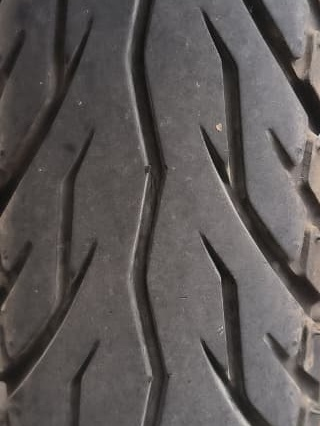
#> input picture dataset/raw/ban(bagus)/ban_bagus_101.jpg, 320 x 426 px
$ python -i features.py   (imports and definitions only)   (older library calls are emulated)
#> lines starting #> are read from the running program, lines starting #| are printed output that depends on the picture
"""TAHAP 3 KDD - Transformation: ekstraksi fitur (LBP, arah garis, GLCM, tepi)."""
from pathlib import Path

import cv2
import numpy as np
import pandas as pd
from skimage.feature import local_binary_pattern, graycomatrix, graycoprops

import config as C

LBP256_COLS = [f"lbp256_{i}" for i in range(256)]
LBPMS_COLS = [f"lbpms_{i}" for i in range(sum(p + 2 for p, _ in C.LBP_MS))]
DIR_COLS = ["dir_edge", "dir_vert", "dir_diagr", "dir_horiz", "dir_diagl"]
GLCM_COLS = ["glcm_contrast", "glcm_homog", "glcm_energy", "glcm_corr"]
ALL_FEATURE_COLS = LBP256_COLS + LBPMS_COLS + DIR_COLS + GLCM_COLS


def lbp256(gray):
    """LBP dasar 3x3 (P=8,R=1), histogram 256-bin -> seperti jurnal (Pers. 1 & 2)."""
    lbp = local_binary_pattern(gray, 8, 1, method="default")
    h, _ = np.histogram(lbp, bins=256, range=(0, 256))
    return h / h.sum()


def lbp_multiscale(gray):
    """LBP uniform melingkar (P,R) berbeda -> menangkap alur skala besar."""
    feats = []
    for P, R in C.LBP_MS:
        lbp = local_binary_pattern(gray, P, R, method="uniform")
        h, _ = np.histogram(lbp, bins=P + 2, range=(0, P + 2))
        feats.append(h / h.sum())
    return np.concatenate(feats)


def direction_stats(gray):
    """Analogi kode arah jurnal (2=vertikal, 3=diagonal kanan, 4=horizontal, 5=diagonal kiri).
    K(n) = jumlah piksel tepi berarah n / jumlah piksel total (Pers. 3)."""
    edges = cv2.Canny(gray, 60, 150) > 0
    gx = cv2.Sobel(gray, cv2.CV_32F, 1, 0, ksize=3)
    gy = cv2.Sobel(gray, cv2.CV_32F, 0, 1, ksize=3)
    ang = (np.degrees(np.arctan2(gy, gx)) % 180)[edges]
    n = gray.size
    vert = np.sum((ang < 22.5) | (ang >= 157.5))
    diag_r = np.sum((ang >= 22.5) & (ang < 67.5))
    horiz = np.sum((ang >= 67.5) & (ang < 112.5))
    diag_l = np.sum((ang >= 112.5) & (ang < 157.5))
    return np.array([edges.sum() / n, vert / n, diag_r / n, horiz / n, diag_l / n])


def glcm_stats(gray):
    g = (gray // 4).astype(np.uint8)
    m = graycomatrix(g, distances=[1, 3], angles=[0, np.pi / 4, np.pi / 2, 3 * np.pi / 4],
                     levels=64, symmetric=True, normed=True)
    return np.array([graycoprops(m, p).mean()
                     for p in ("contrast", "homogeneity", "energy", "correlation")])


def extract_all(gray):
    """Satu vektor fitur; nama kolom berawalan grup (lbp256_, lbpms_, dir_, glcm_)."""
    a = lbp256(gray)
    b = lbp_multiscale(gray)
    c = direction_stats(gray)
    d = glcm_stats(gray)
    names = (LBP256_COLS + LBPMS_COLS + DIR_COLS + GLCM_COLS)
    return names, np.concatenate([a, b, c, d])


FEATURE_SETS = {
    "A_LBP256 (jurnal)": ["lbp256_"],
    "B_LBP multi-skala": ["lbpms_"],
    "C_LBP-MS + arah": ["lbpms_", "dir_"],
    "D_Lengkap": ["lbpms_", "dir_", "glcm_"],
}


def select_columns(df, prefixes):
    return [c for c in df.columns if any(str(c).startswith(p) for p in prefixes)]


def build_feature_frame(interim_dir=None, splits=None, filter_method="gaussian"):
    """Bangun features.csv dari citra hasil preprocessing.

    interim_dir : folder data/interim (default C.INTERIM_DIR)
    splits      : DataFrame splits.csv (default dibaca dari processed)
    """
    interim_dir = Path(interim_dir) if interim_dir is not None else C.INTERIM_DIR
    if splits is None:
        splits = pd.read_csv(C.PROCESSED_DIR / "splits.csv")

    rows = []
    for i, (_, r) in enumerate(splits.iterrows()):
        name = Path(r["path"]).stem + ".png"
        gray = cv2.imread(str(interim_dir / "gray" / r["split"] / r["label"] / name), 0)
        if gray is None:
            print("gagal baca:", r["path"])
            continue
        names, vec = extract_all(gray)
        rows.append([r["split"], r["label"], name, *vec])
        if (i + 1) % 100 == 0:
            print(f"... {i + 1}/{len(splits)} foto")

    return pd.DataFrame(rows, columns=["split", "label", "file", *names])


def run_feature_extraction():
    C.PROCESSED_DIR.mkdir(parents=True, exist_ok=True)
    out = build_feature_frame()
    out.to_csv(C.PROCESSED_DIR / "features.csv", index=False)
    print("features.csv:", out.shape)
    return out


# [2 lines not run here, left out]

>>> import cv2
>>> picture = cv2.imread('../dataset/raw/ban(bagus)/ban_bagus_101.jpg', cv2.IMREAD_GRAYSCALE)
#> picture: shape (426, 320); min 5, max 215, mean 88.5
>>> result = extract_all(picture)
#> in lbp256, `lbp = local_binary_pattern(gray, 8, 1, method="default")`:
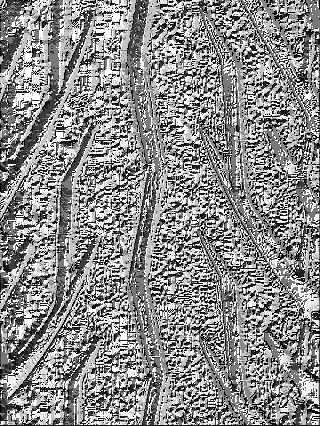
#> lbp: shape (426, 320) float64; min 0, max 255, mean 139.2
#> in lbp256, `h, _ = np.histogram(lbp, bins=256, range=(0, 256))`: h = 256 values, max 11432 at index 255, min 0 at index 43, mean 532.5
#> in extract_all, `a = lbp256(gray)`: a = 256 values, max 0.0839 at index 255, min 0 at index 43, mean 0.00391
#> the loop in lbp_multiscale, `for P, R in C.LBP_MS:` made 3 passes
#> pass 1, in lbp_multiscale, `lbp = local_binary_pattern(gray, P, R, method="uniform")`:
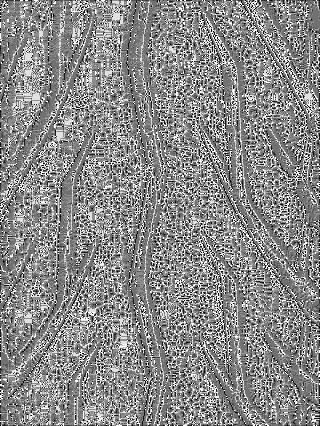
#> lbp: shape (426, 320) float64; min 0, max 9, mean 4.86; drawn with min black and max white
#> pass 3, in lbp_multiscale, `lbp = local_binary_pattern(gray, P, R, method="uniform")`:
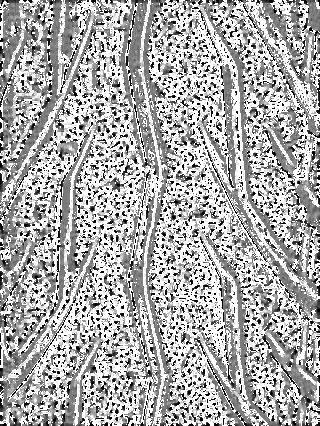
#> lbp: shape (426, 320) float64; min 0, max 25, mean 16.8; drawn with min black and max white
#> after the loop in lbp_multiscale, `for P, R in C.LBP_MS:`: feats = 3 items
#> in extract_all, `b = lbp_multiscale(gray)`: b = 54 values, max 0.356 at index 53, min 0.0134 at index 34, mean 0.0556
#> in direction_stats, `edges = cv2.Canny(gray, 60, 150) > 0`:
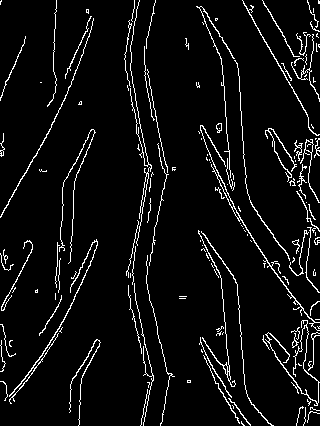
#> edges: shape (426, 320) bool; 5.8% white in thin lines or dots
#> in direction_stats, `gx = cv2.Sobel(gray, cv2.CV_32F, 1, 0, ksize=3)`:
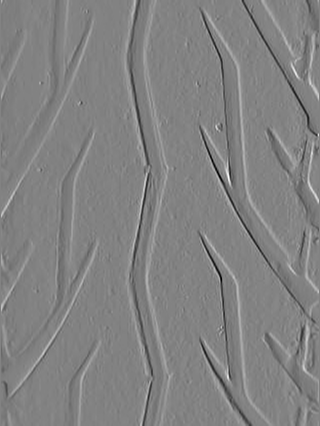
#> gx: shape (426, 320) float32; min -615, max 591, mean 1.1; drawn with min black and max white
#> in direction_stats, `gy = cv2.Sobel(gray, cv2.CV_32F, 0, 1, ksize=3)`:
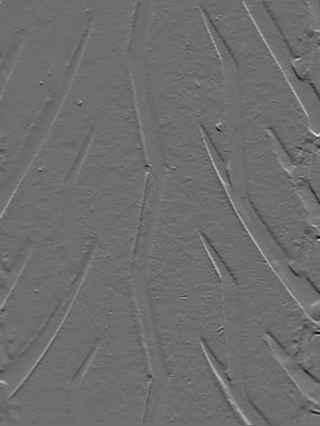
#> gy: shape (426, 320) float32; min -444, max 581, mean 0.2; drawn with min black and max white
#> in direction_stats, `ang = (np.degrees(np.arctan2(gy, gx)) % 180)[edges]`: ang = 7884 values, max 179.8 at index 4584, min 0 at index 0, mean 97.08
#> in direction_stats, `vert = np.sum((ang < 22.5) | (ang >= 157.5))`: vert = 3868
#> in direction_stats, `diag_r = np.sum((ang >= 22.5) & (ang < 67.5))`: diag_r = 1430
#> in direction_stats, `horiz = np.sum((ang >= 67.5) & (ang < 112.5))`: horiz = 333
#> in direction_stats, `diag_l = np.sum((ang >= 112.5) & (ang < 157.5))`: diag_l = 2253
#> in extract_all, `c = direction_stats(gray)`: c = [0.0578, 0.0284, 0.0105, 0.00244, 0.0165]
#> in glcm_stats, `g = (gray // 4).astype(np.uint8)`:
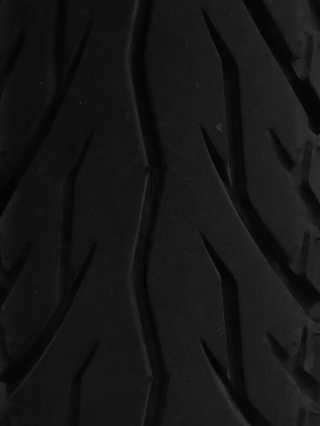
#> g: shape (426, 320); min 1, max 53, mean 21.8
#> in extract_all, `d = glcm_stats(gray)`: d = [11.75, 0.561, 0.0902, 0.915]

$ run again, on dataset/raw/ban(bagus)/ban_bagus_104.jpg
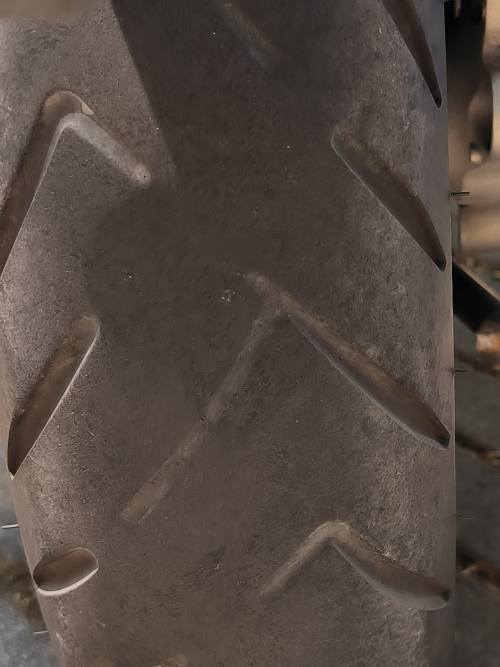
#> input picture dataset/raw/ban(bagus)/ban_bagus_104.jpg, 1000 x 1334 px (shown at 1/2 size)
#> in lbp256, `h, _ = np.histogram(lbp, bins=256, range=(0, 256))`: h = 256 values, max 153020 at index 255, min 3 at index 138, mean 5210.9
#> a = 256 values, max 0.115 at index 255, min 2.25e-06 at index 138, mean 0.00391
#> after the loop in lbp_multiscale, `for P, R in C.LBP_MS:`: feats = 3 items
#> b = 54 values, max 0.51 at index 53, min 0.00835 at index 35, mean 0.0556
#> edges: shape (1334, 1000) bool; 4% white in thin lines or dots
#> in direction_stats, `gy = cv2.Sobel(gray, cv2.CV_32F, 0, 1, ksize=3)`:
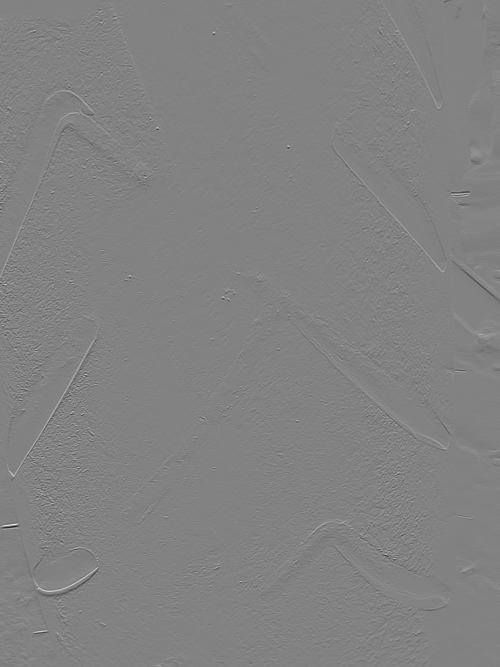
#> gy: shape (1334, 1000) float32 (shown at 1/2 size); min -558, max 538, mean 0.1; drawn with min black and max white
#> vert = 13734
#> diag_r = 17135
#> horiz = 9148
#> diag_l = 13153
#> c = [0.0399, 0.0103, 0.0128, 0.00686, 0.00986]
#> in glcm_stats, `g = (gray // 4).astype(np.uint8)`:
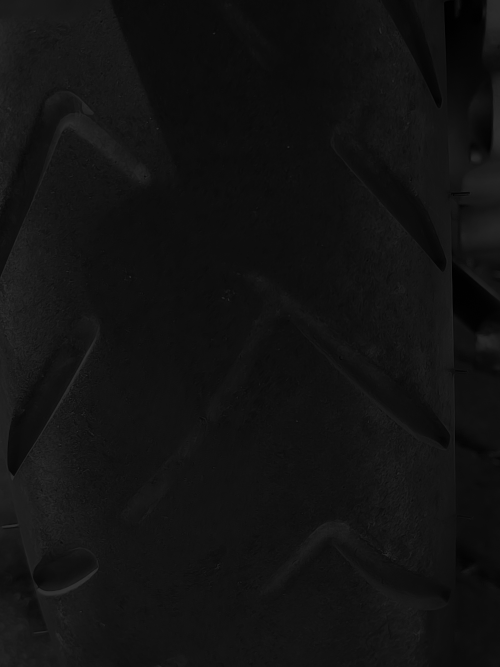
#> g: shape (1334, 1000) (shown at 1/2 size); min 0, max 52, mean 18.1
#> d = [4.13, 0.616, 0.128, 0.933]

$ run again, on dataset/raw/ban(bagus)/ban_bagus_106.jpg
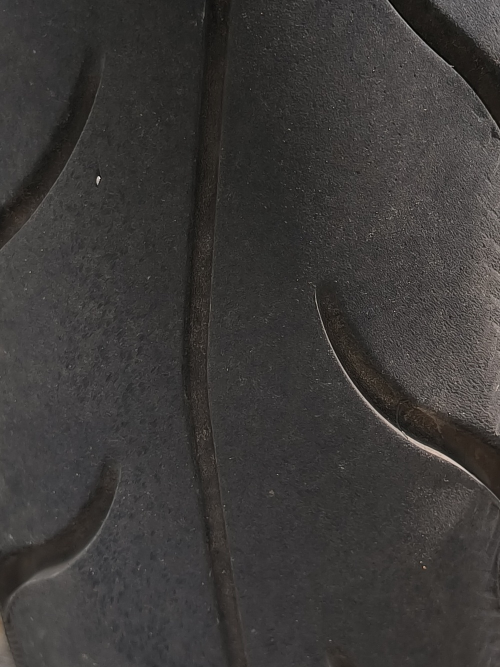
#> input picture dataset/raw/ban(bagus)/ban_bagus_106.jpg, 1000 x 1334 px (shown at 1/2 size)
#> in lbp256, `h, _ = np.histogram(lbp, bins=256, range=(0, 256))`: h = 256 values, max 141735 at index 255, min 1 at index 42, mean 5210.9
#> a = 256 values, max 0.106 at index 255, min 7.5e-07 at index 42, mean 0.00391
#> after the loop in lbp_multiscale, `for P, R in C.LBP_MS:`: feats = 3 items
#> b = 54 values, max 0.506 at index 53, min 0.00711 at index 36, mean 0.0556
#> edges: shape (1334, 1000) bool; 8.6% white in thin lines or dots
#> in direction_stats, `gy = cv2.Sobel(gray, cv2.CV_32F, 0, 1, ksize=3)`:
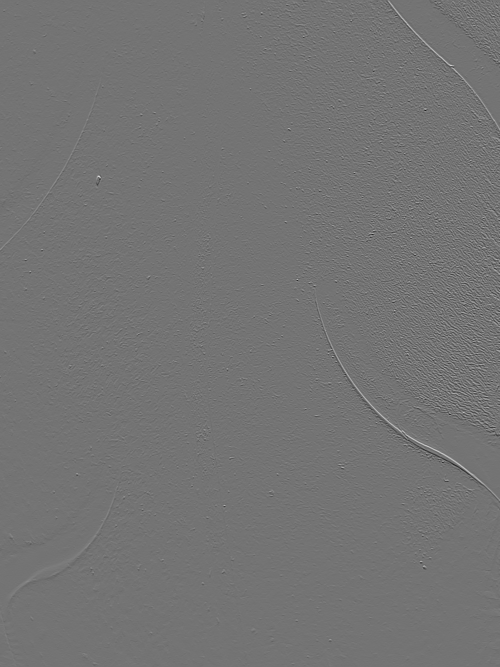
#> gy: shape (1334, 1000) float32 (shown at 1/2 size); min -642, max 770, mean 0.1; drawn with min black and max white
#> vert = 26221
#> diag_r = 19451
#> horiz = 21907
#> diag_l = 47388
#> c = [0.0862, 0.0197, 0.0146, 0.0164, 0.0355]
#> in glcm_stats, `g = (gray // 4).astype(np.uint8)`:
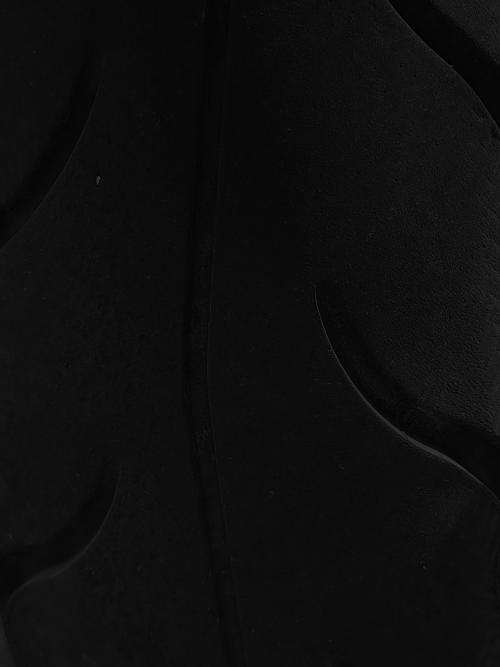
#> g: shape (1334, 1000) (shown at 1/2 size); min 0, max 63, mean 14.2
#> d = [9.83, 0.552, 0.135, 0.757]

$ run again, on dataset/raw/ban(bagus)/ban_bagus_108.jpg
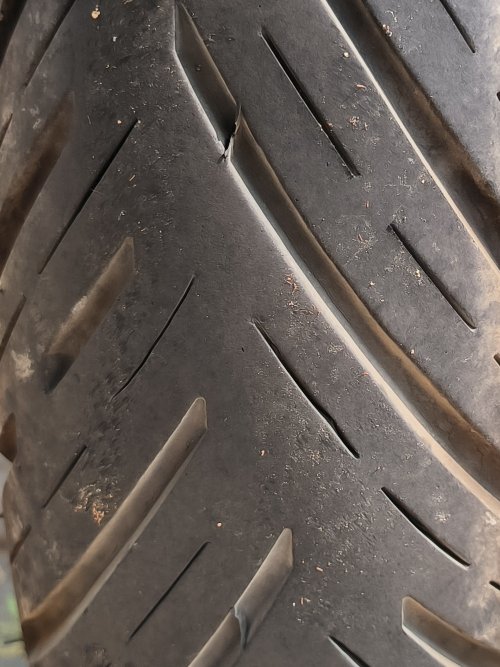
#> input picture dataset/raw/ban(bagus)/ban_bagus_108.jpg, 1000 x 1334 px (shown at 1/2 size)
#> in lbp256, `h, _ = np.histogram(lbp, bins=256, range=(0, 256))`: h = 256 values, max 139718 at index 255, min 4 at index 138, mean 5210.9
#> a = 256 values, max 0.105 at index 255, min 3e-06 at index 138, mean 0.00391
#> after the loop in lbp_multiscale, `for P, R in C.LBP_MS:`: feats = 3 items
#> b = 54 values, max 0.512 at index 53, min 0.00826 at index 35, mean 0.0556
#> edges: shape (1334, 1000) bool; 7.1% white in thin lines or dots
#> vert = 17973
#> diag_r = 21310
#> horiz = 14065
#> diag_l = 40967
#> c = [0.0707, 0.0135, 0.016, 0.0105, 0.0307]
#> in glcm_stats, `g = (gray // 4).astype(np.uint8)`:
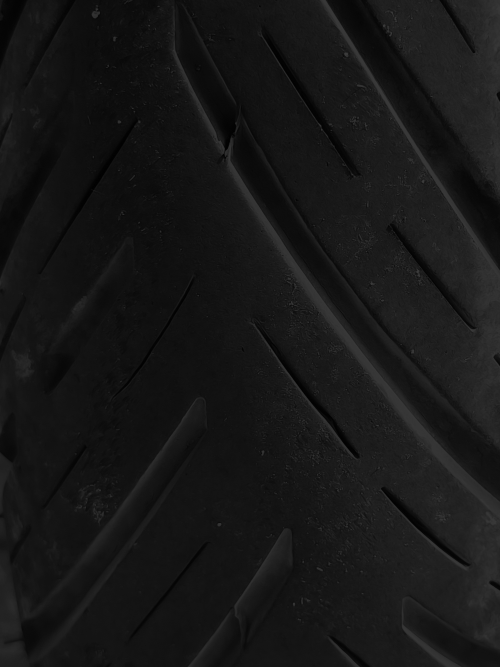
#> g: shape (1334, 1000) (shown at 1/2 size); min 0, max 61, mean 22.8
#> d = [11.55, 0.514, 0.0918, 0.926]
